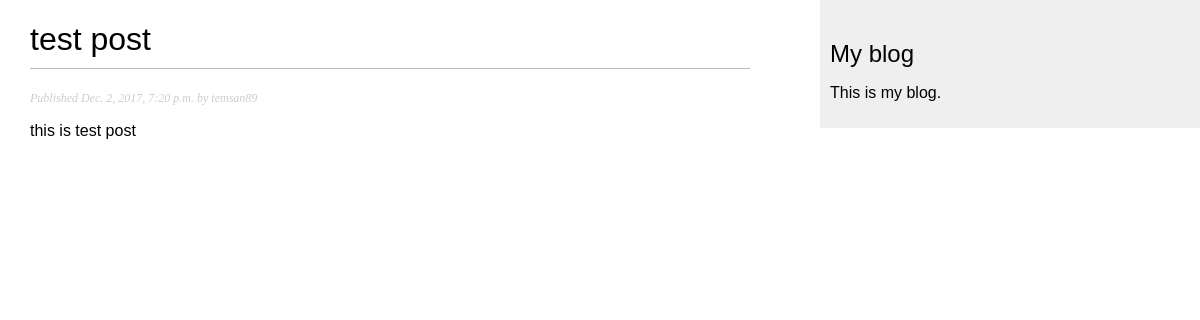
/blog/2017/12/02/test/, run on the app's committed database.
### blog/models.py (models this page shows, shortened)
class Post(models.Model):
    STATUS_CHOICES = (
        ('draft', 'Draft'),
        ('published', 'Published')
    )
    objects = models.Manager()
    published = PublishedManager()
    title = models.CharField(max_length=250)
    slug = models.SlugField(max_length=250, unique_for_date='publish')
    author = models.ForeignKey(User, related_name='blog_posts', on_delete=models.CASCADE)
    body = models.TextField()
    publish = models.DateTimeField(default=timezone.now)
    created = models.DateTimeField(auto_now_add=True)
    updated = models.DateTimeField(auto_now=True)
    status = models.CharField(max_length=10, choices=STATUS_CHOICES, default='draft')
    class Meta:
        ordering = ('-publish',)

### blog/views.py (the view)
# urls.py: path(r'<int:year>/<int:month>/<int:day>/<post>/', views.post_detail, name='post_detail'),
def post_detail(request, year, month, day, post):
    post = get_object_or_404(Post,
                             slug=post,
                             status='published',
                             publish__year=year,
                             publish__month=month,
                             publish__day=day,
                             )
    return render(request, 'blog/post/detail.html', {'post': post})

### blog/templates/blog/post/detail.html (shortened to what this page needs)
{% extends "blog/base.html" %}
{% block content %}
  <h1>{{ post.title }}</h1>
  <p class="date">
    Published {{ post.publish }} by {{ post.author }}
  </p>
  {{ post.body|linebreaks }}
{% endblock %}

### blog/static/css/blog.css (style rules this page uses)
body { margin:0; padding:0; font-family:helvetica, sans-serif; }
h1 { font-weight:normal; border-bottom:1px solid #bbb; padding:0 0 10px 0; }
p.date { color:#ccc; font-family: georgia, serif; font-size: 12px; font-style: italic; }

### data on the page
Post: title "test post", publish "Dec. 2, 2017, 7:20 p.m.", author "temsan89", body "this is test post"
